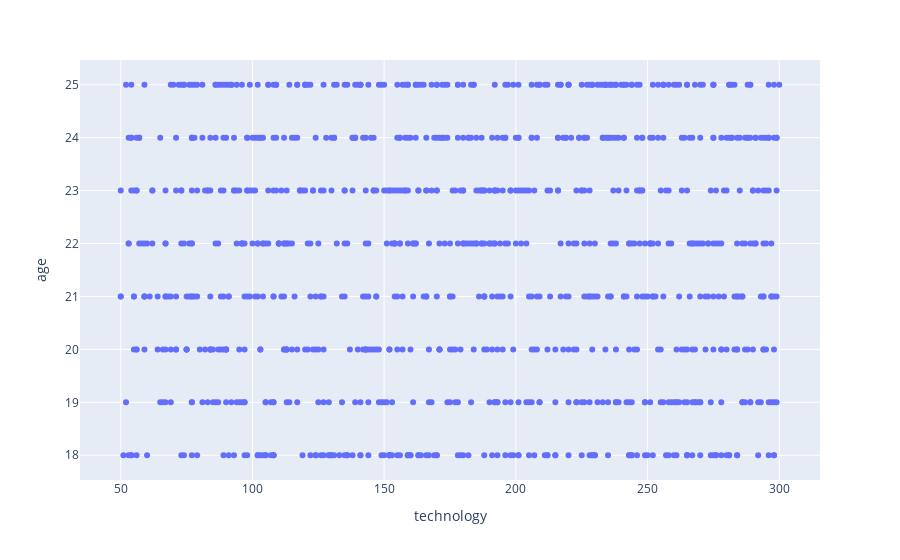

Notebook code cell kept with this figure:
### Code cell
#How does technology expense vary with respect to age of students?
fig= px.scatter(df,x='technology', y='age')
fig.show()

### Figure 1 — Plotly figure (JSON) as saved in the notebook; plotly's stock layout.template omitted (floating-point values rounded to 4 significant figures; data arrays with more than 128 entries replaced by an {"elided": "..."} marker saying what was removed)
{"data": [{"hovertemplate": "technology=%{x}<br>age=%{y}<extra></extra>", "legendgroup": "", "marker": {"color": "#636efa", "symbol": "circle"}, "mode": "markers", "name": "", "orientation": "v", "showlegend": false, "type": "scatter", "x": {"elided": "1000 int values"}, "xaxis": "x", "y": {"elided": "1000 int values"}, "yaxis": "y"}], "layout": {"legend": {"tracegroupgap": 0}, "margin": {"t": 60}, "xaxis": {"anchor": "y", "domain": [0, 1], "title": {"text": "technology"}}, "yaxis": {"anchor": "x", "domain": [0, 1], "title": {"text": "age"}}}}
